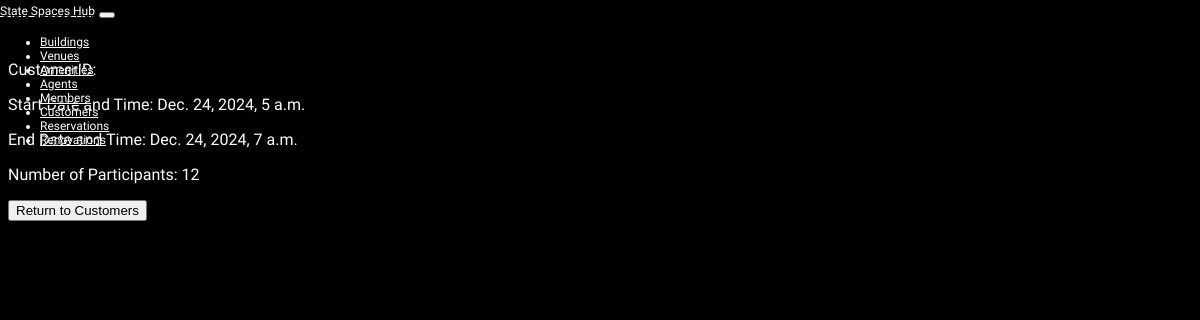
/reservation/1, run on the app's committed database.
### StateSpacesHub/models.py (models this page shows, shortened)
class Reservation(models.Model):
    customer = models.ForeignKey(Customer, on_delete=models.CASCADE, related_name='reservations')
    venue = models.ForeignKey(Venue, on_delete=models.CASCADE, related_name='reservations')
    start_date_time = models.DateTimeField(null=False)
    end_date_time = models.DateTimeField()
    number_of_participants = models.PositiveIntegerField()

### StateSpacesHub/views.py (the view)
# urls.py: path('reservation/<int:pk>', ReservationDetailView.as_view(), name='reservation_detail'),
class ReservationDetailView(DetailView):
    model = Reservation
    template_name = 'reservation/ReservationDetail.html'
    context_object_name = 'reservation'

### templates/reservation/ReservationDetail.html (shortened to what this page needs)
{% extends "base.html" %}
{% load static %}
{% block content %}
  <p>CustomerID: {{reservation.customerID}}</p>
  <p>Start Date and Time: {{ reservation.start_date_time }}</p>
  <p>End Date and Time: {{ reservation.end_date_time }}</p>
  <p>Number of Participants: {{ reservation.number_of_participants}}</p>
  <a href="{% url 'StateSpacesHub:reservation' %}">
    <button>Return to Customers</button>
  </a>
{% endblock content %}

### static/base.css (style rules this page uses)
body { background-color:black; color:white; font-family: Questrial; }

### data on the page
Reservation: start_date_time "Dec. 24, 2024, 5 a.m.", end_date_time "Dec. 24, 2024, 7 a.m.", number_of_participants "12"
